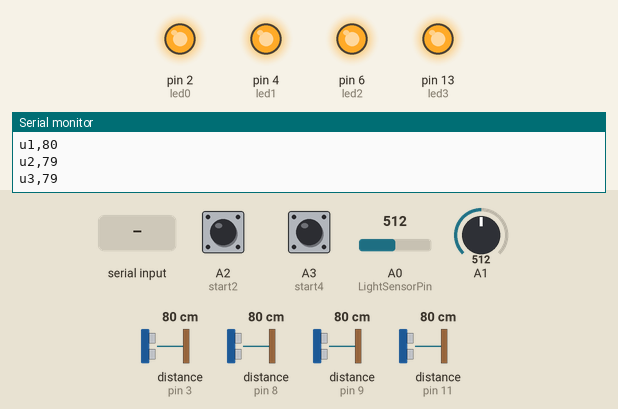
Simulated run of this sketch. Board: Arduino Uno, built with avr-gcc and run on an emulated ATmega328P. Parts: output pins drawn as LEDs (lit = HIGH), the last lines printed to the serial monitor. Wiring (inferred from the names in the program): 4 × ultrasonic range finder: trigger pin 5, echo pin 3 / trigger pin 7, echo pin 8 / trigger pin 10, echo pin 9 / trigger pin 12, echo pin 11. The inputs (shaded band) are chosen by the test bench; at power-on: A2 (start2) LOW, A3 (start4) LOW, A0 (LightSensorPin) = 512, A1 = 512, distance to the obstacle (sensors on pin 3, pin 8, pin 9, pin 11) 80 cm. The echo pulse lasts 58.3 µs per cm; pins used as bus, display or sensor lines are not drawn.

Above: at 1.2 s.
1.3 s: "g,2" received over Serial
At 2.6 s:
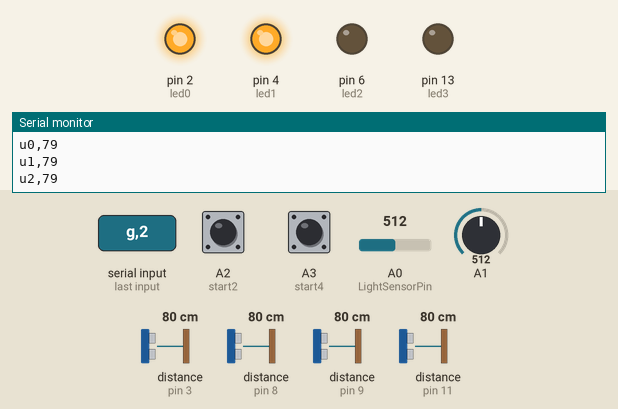
3.8 s: A2 (start2) pulled HIGH for 0.15 s
5.4 s: A3 (start4) pulled HIGH for 3.2 s
Timing chart, 0 to 8.4 s (numbered marks = the images above; inputs shaded):
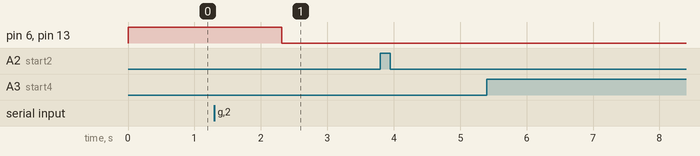

Measured:
- after the input at 1.3 s, pin 6 (led2), pin 13 (led3): HIGH → LOW after 1.0 s

The sketch:

IoT_Pong.ino
```cpp
#define trigPin1 5
#define echoPin1 3
#define trigPin2 12
#define echoPin2 11
#define trigPin3 7
#define echoPin3 8
#define trigPin4 10
#define echoPin4 9
#define led0 2
#define led1 4
#define led2 6
#define led3 13
#define start2 A2
#define start4 A3


int LightSensorPin = A0; // select the input pin for LDR
int LightSensorValue = 0;
short LightSensorState;
short newState;
int psensorValue;
long a, b, c, d;
void readSensors();

void trigSensors(int trigPin){
  digitalWrite(trigPin, LOW);
  delayMicroseconds(5);
  digitalWrite(trigPin, HIGH);
  delayMicroseconds(10);
  digitalWrite(trigPin, LOW);

}


void setup() {

Serial.begin (9600);
pinMode(trigPin1, OUTPUT);
pinMode(echoPin1, INPUT);
pinMode(trigPin2, OUTPUT);
pinMode(echoPin2, INPUT);
pinMode(trigPin3, OUTPUT);
pinMode(echoPin3, INPUT);
pinMode(trigPin4, OUTPUT);
pinMode(echoPin4, INPUT);
pinMode(led0, OUTPUT);
pinMode(led1, OUTPUT);
pinMode(led2, OUTPUT);
pinMode(led3, OUTPUT);
pinMode(start2, INPUT);
pinMode(start4, INPUT);
digitalWrite(start2, LOW);
digitalWrite(start4, LOW);
LightSensorValue=analogRead(LightSensorPin);
if(LightSensorValue<600){
  Serial.println("l,0");
  LightSensorState = 0;
}else{
  Serial.println("l,1");
  LightSensorState = 1;
}
psensorValue = analogRead(A1);
  // print out the value you read:
  Serial.println("p,"+(String)psensorValue);
digitalWrite(led0, HIGH);
digitalWrite(led1, HIGH);
digitalWrite(led2, HIGH);
digitalWrite(led3, HIGH);
a=0;b=0;c=0;d=0;

}

void loop() {
// put your main code here, to run repeatedly:

if(digitalRead(start2)==1){
  Serial.println("s,2");
  delay(100);
}else if(digitalRead(start4)==1){
  Serial.println("s,4");
  delay(100);
}

readSensors();
LightSensorValue=analogRead(LightSensorPin);
if(LightSensorValue<600){
  newState = 0;
}else{
  newState = 1;
}
if(newState != LightSensorState){
  Serial.println("l,"+(String)(newState));
  LightSensorState = newState;
}
int psensorNewValue=analogRead(A1);
if(psensorNewValue != psensorValue){
  psensorValue = psensorNewValue;
  Serial.println("p,"+(String)psensorValue);

}
if(Serial.available() >= 2){
String serialread = Serial.readString();
if(serialread == "g,2"){
  digitalWrite(led2, LOW);
  digitalWrite(led3, LOW);
}else{
switch(serialread[2]){
  case '1':
  digitalWrite(led1, LOW);
  digitalWrite(led2, LOW);
  digitalWrite(led3, LOW);
  delay(10000);
  digitalWrite(led1, HIGH);
  digitalWrite(led2, HIGH);
  digitalWrite(led3, HIGH);
  break;
  case '2':
  digitalWrite(led0, LOW);
  digitalWrite(led2, LOW);
  digitalWrite(led3, LOW);
  delay(10000);
  digitalWrite(led0, HIGH);
  digitalWrite(led2, HIGH);
  digitalWrite(led3, HIGH);
  break;
  case '3':
  digitalWrite(led1, LOW);
  digitalWrite(led0, LOW);
  digitalWrite(led3, LOW);
  delay(10000);
  digitalWrite(led1, HIGH);
  digitalWrite(led0, HIGH);
  digitalWrite(led3, HIGH);
  break;
  case '4':
  digitalWrite(led1, LOW);
  digitalWrite(led2, LOW);
  digitalWrite(led0, LOW);
  delay(10000);
  digitalWrite(led1, HIGH);
  digitalWrite(led2, HIGH);
  digitalWrite(led0, HIGH);
  break;
}
}
}


}


void readSensors()
{
  trigSensors(trigPin1);
  a = pulseIn(echoPin1, HIGH)/58.2;
  Serial.println("u0,"+(String)a);
  trigSensors(trigPin2);
  b = pulseIn(echoPin2, HIGH)/58.2;
  Serial.println("u1,"+(String)b);
  trigSensors(trigPin3);
  c = pulseIn(echoPin3, HIGH)/58.2;
  Serial.println("u2,"+(String)c);
  trigSensors(trigPin4);
  d = pulseIn(echoPin4, HIGH)/58.2;
  Serial.println("u3,"+(String)d);

}
```
